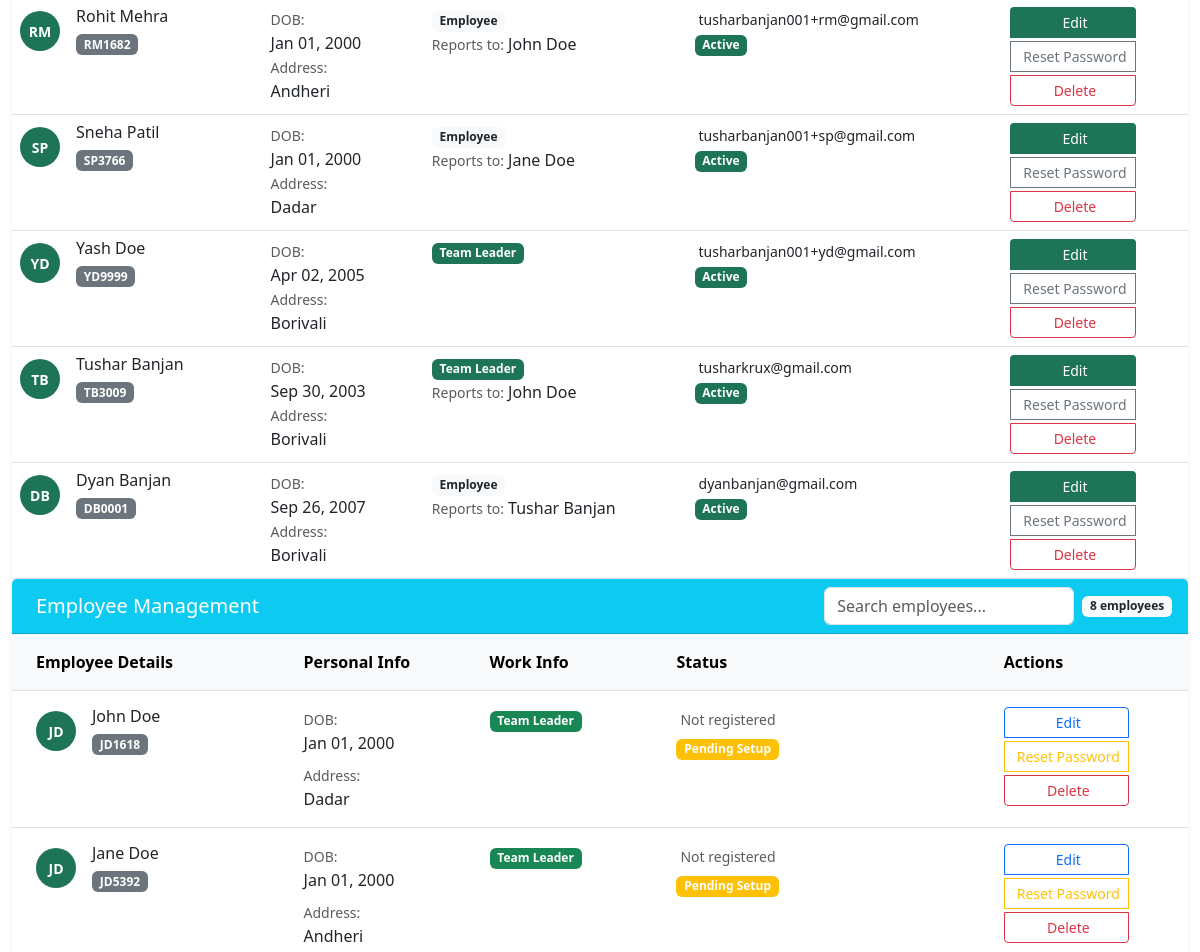
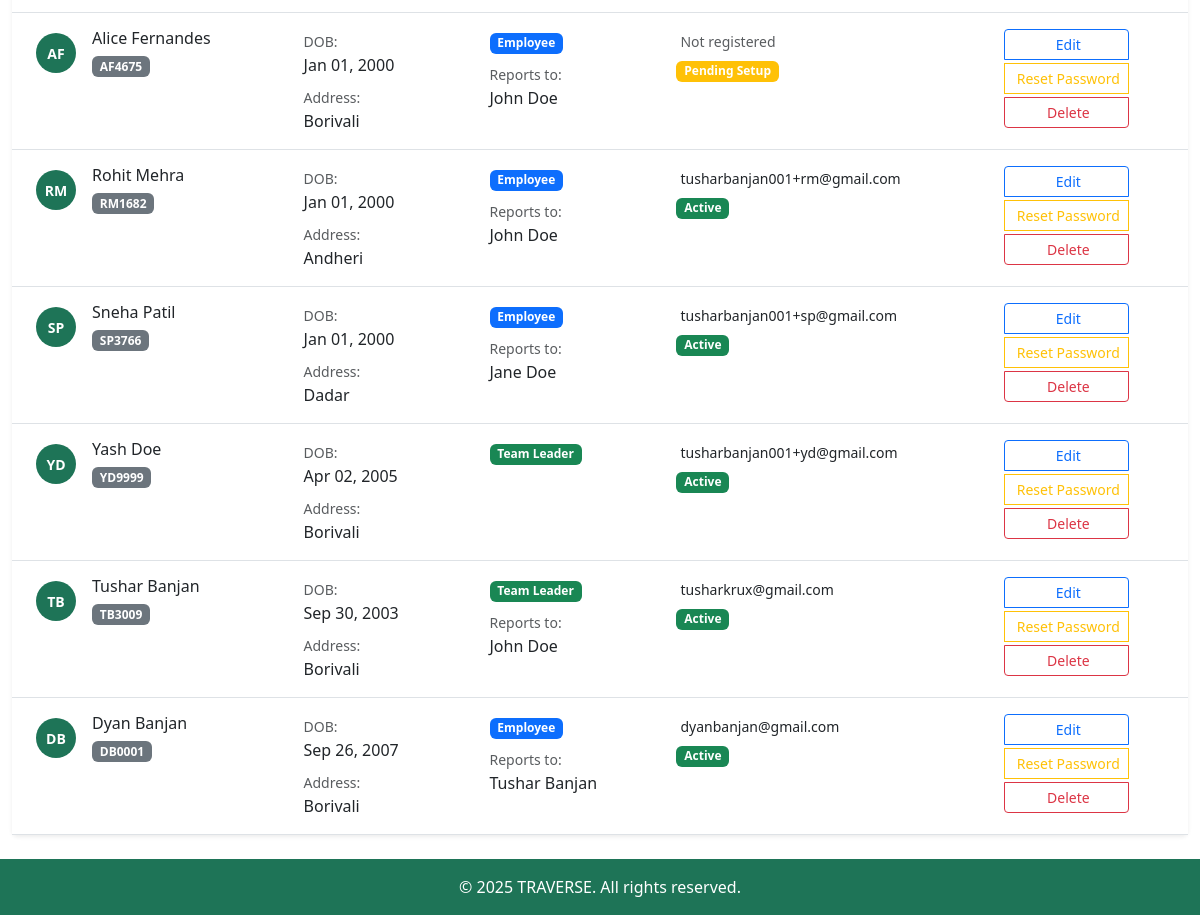
Page /admin_dashboard/ (signed in, lower part) on the earlier database version (2 pictures, top to bottom).
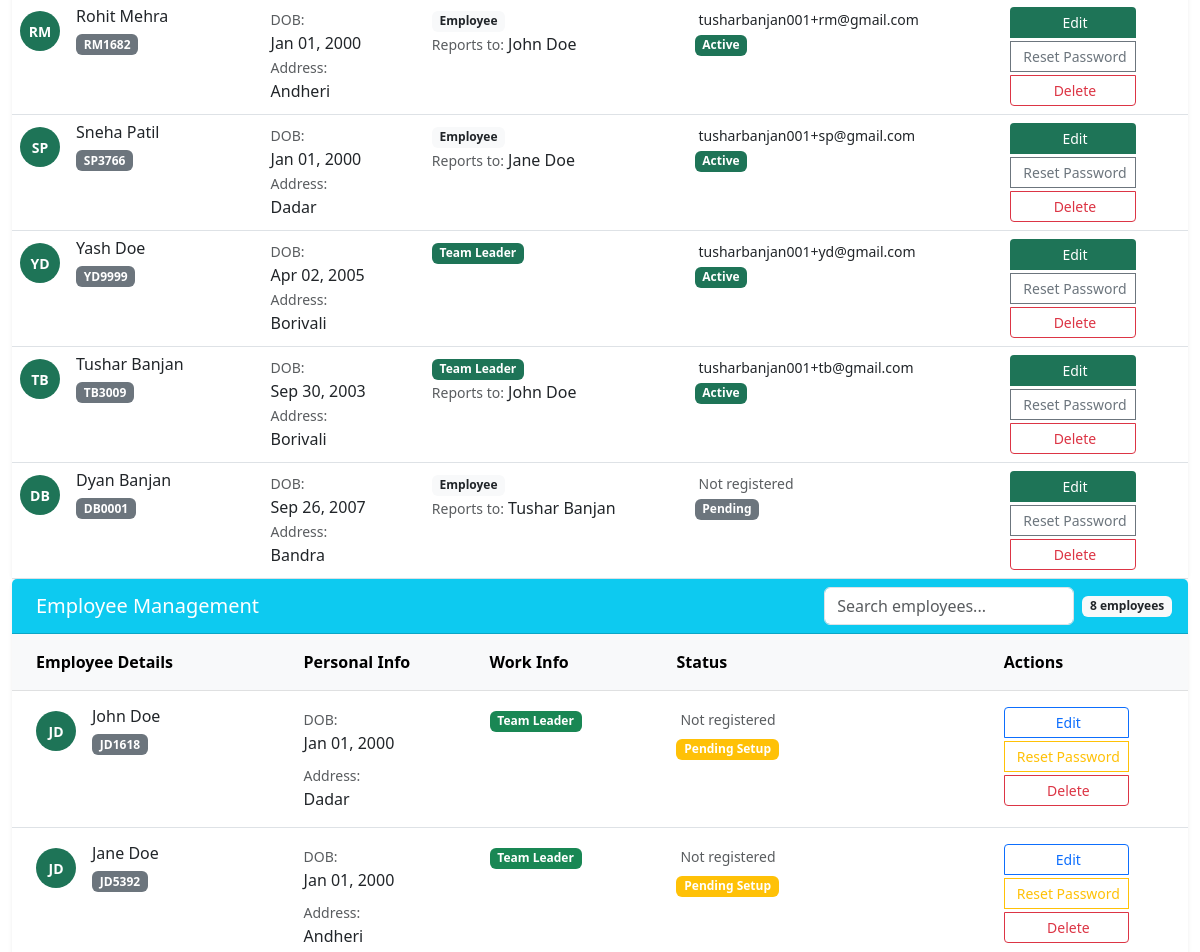
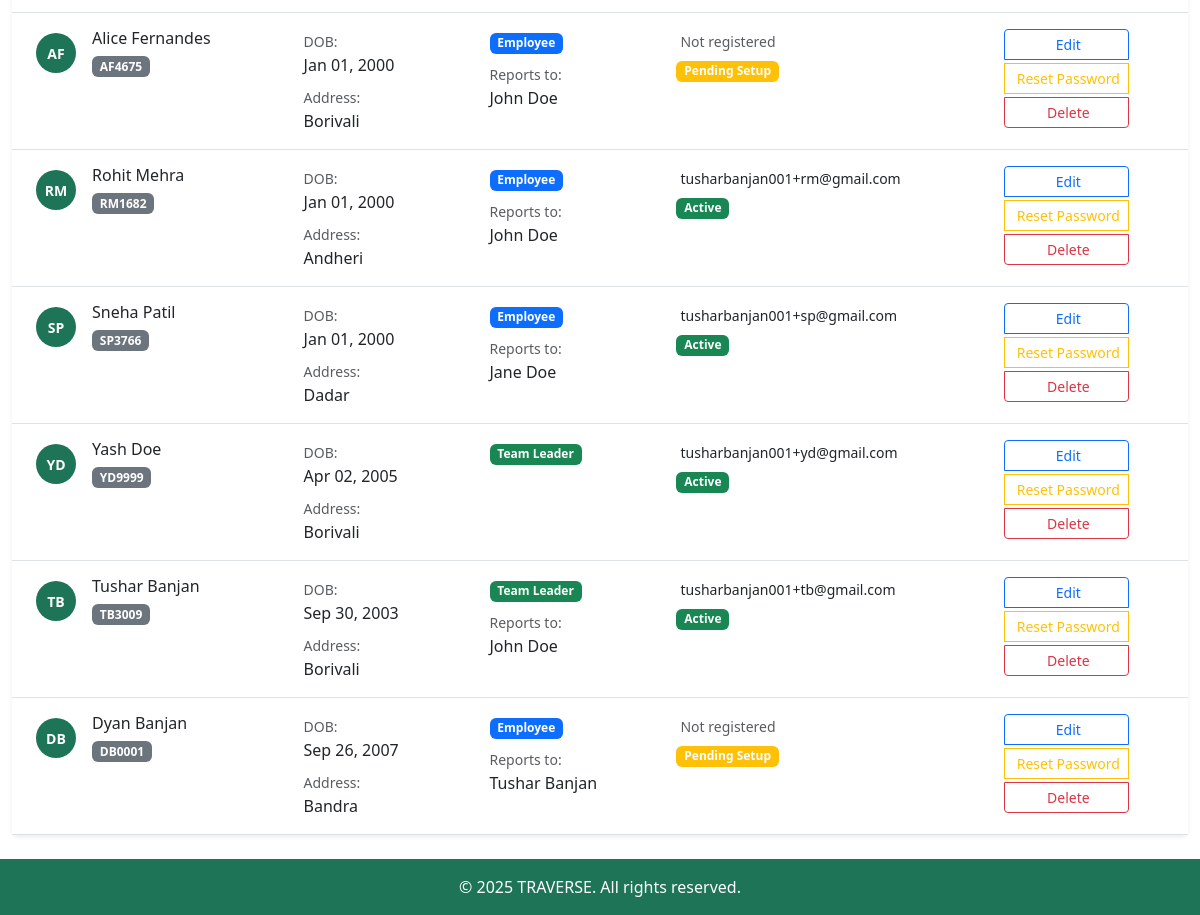
Same page on the later database version (2 pictures, top to bottom).
### main/models.py (models this page shows, shortened)
class User(AbstractUser):
    is_super_employee = models.BooleanField(default=False)
    employee_id = models.CharField(max_length=6, unique=True, blank=True)
    dob = models.DateField(null=True, blank=True)
    address = models.CharField(max_length=100, choices=[
        ('Borivali', 'Borivali'),
        ('Andheri', 'Andheri'),
        ('Dadar', 'Dadar'),
        ('Bandra', 'Bandra'),
        ('Churchgate', 'Churchgate'),
    ])
    team_leader = models.ForeignKey(
        'self',
        null=True,
        blank=True,
        on_delete=models.SET_NULL,
        related_name='team_members'
    )
    groups = models.ManyToManyField(
        'auth.Group',
        related_name='custom_user_set',
        blank=True,
        help_text='The groups this user belongs to.',
        verbose_name='groups'
    )
    user_permissions = models.ManyToManyField(
        'auth.Permission',
        related_name='custom_user_permissions_set',
        blank=True,
        help_text='Specific permissions for this user.',
        verbose_name='user permissions'
    )
    USERNAME_FIELD = 'employee_id'
    REQUIRED_FIELDS = ['username']

### main/views.py (the view, shortened to what this page needs)
# urls.py: path('admin_dashboard/', views.admin_dashboard, name='admin_dashboard'),
@login_required
@user_passes_test(is_admin)
def admin_dashboard(req):
    addresses = ['Borivali', 'Andheri', 'Dadar', 'Bandra', 'Churchgate']
    employees = User.objects.filter(is_superuser=False)
    team_leaders = User.objects.filter(is_super_employee=True)
    return render(req, "admin_dashboard.html", {
        "employees": employees,
        "team_leaders": team_leaders,
        "addresses": addresses
    })

### main/views.py (called while the page is built)
def is_admin(user):
    return user.is_superuser

### main/templates/admin_dashboard.html (shortened to what the changed rows need)
{% extends 'base.html' %}
{% block body %}
<div class="container-fluid py-4">
  <div class="row">
    <div class="col-12">
      <div class="card shadow-sm border-0">
        <div class="card-body p-0">
          <div class="table-responsive">
            <table class="table table-hover mb-0">
              <tbody id="employee-table-body">
                {% for user in employees %}
                <tr class="employee-row">
                  <td>
                    <div class="d-flex align-items-center">
                      <div class="avatar-circle me-3">
                        {{ user.first_name|first }}{{ user.last_name|first }}
                      </div>
                      <div>
                        <h6 class="mb-1">{{ user.first_name }} {{ user.last_name }}</h6>
                        <span class="badge bg-secondary">{{ user.employee_id }}</span>
                      </div>
                    </div>
                  </td>
                  <td>
                    <small class="text-muted">DOB:</small>
                    <div>{{ user.dob|date:'M d, Y' }}</div>
                    <small class="text-muted">Address:</small>
                    <div>{{ user.address }}</div>
                  </td>
                  <td>
                    {% if user.is_super_employee %}
                      <span class="badge text-white" style="background-color:#1e7457;">Team Leader</span>
                    {% else %}
                      <span class="badge bg-light text-dark">Employee</span>
                    {% endif %}
                    {% if user.team_leader %}
                      <div><small class="text-muted">Reports to:</small> {{ user.team_leader.get_full_name }}</div>
                    {% endif %}
                  </td>
                  <td>
                    {% if user.email %}
                      <div><small>{{ user.email }}</small></div>
                      <span class="badge text-white" style="background-color:#1e7457;">Active</span>
                    {% else %}
                      <div><small class="text-muted">Not registered</small></div>
                      <span class="badge bg-secondary">Pending</span>
                    {% endif %}
                  </td>
                  <td>
                    <div class="btn-group-vertical gap-1">
                      <button class="btn btn-sm text-white" style="background-color:#1e7457;" onclick="editEmployee({{ user.id }})">Edit</button>
                      <button class="btn btn-sm btn-outline-secondary" onclick="resetPassword({{ user.id }}, '{{ user.employee_id }}')">Reset Password</button>
                      <button class="btn btn-sm btn-outline-danger" onclick="deleteEmployee({{ user.id }}, '{{ user.get_full_name }}')">Delete</button>
                    </div>
                  </td>
                </tr>
                {% empty %}
                <tr>
                  <td colspan="5" class="text-center py-5">
                    <div class="text-muted"><i class="fas fa-users fa-3x mb-3"></i><p>No employees found.</p></div>
                  </td>
                </tr>
                {% endfor %}
              </tbody>
            </table>
          </div>
        </div>
      </div>
    </div>
  </div>
  <div class="row">
    <div class="col-12">
      <div class="card shadow-sm border-0">
        <div class="card-body p-0">
          <div class="table-responsive">
            <table class="table table-hover mb-0">
              <thead class="table-light">
                <tr>
                  <th class="px-4 py-3">Employee Details</th>
                  <th class="px-4 py-3">Personal Info</th>
                  <th class="px-4 py-3">Work Info</th>
                  <th class="px-4 py-3">Status</th>
                  <th class="px-4 py-3">Actions</th>
                </tr>
              </thead>
              <tbody id="employee-table-body">
                {% for user in employees %}
                  <tr class="employee-row">
                    <td class="px-4 py-3">
                      <div class="d-flex align-items-center">
                        <div class="avatar-circle me-3">
                          {{ user.first_name|first }}{{ user.last_name|first }}
                        </div>
                        <div>
                          <h6 class="mb-1">{{ user.first_name }} {{ user.last_name }}</h6>
                          <span class="badge bg-secondary">{{ user.employee_id }}</span>
                        </div>
                      </div>
                    </td>
                    <td class="px-4 py-3">
                      <div class="mb-2">
                        <small class="text-muted">DOB:</small>
                        <div>{{ user.dob|date:'M d, Y' }}</div>
                      </div>
                      <div>
                        <small class="text-muted">Address:</small>
                        <div>{{ user.address }}</div>
                      </div>
                    </td>
                    <td class="px-4 py-3">
                      <div class="mb-2">
                        {% if user.is_super_employee %}
                          <span class="badge bg-success">Team Leader</span>
                        {% else %}
                          <span class="badge bg-primary">Employee</span>
                        {% endif %}
                      </div>
                      {% if user.team_leader %}
                        <div>
                          <small class="text-muted">Reports to:</small>
                          <div>{{ user.team_leader.get_full_name }}</div>
                        </div>
                      {% endif %}
                    </td>
                    <td class="px-4 py-3">
                      {% if user.email %}
                        <div class="mb-1">
                          <small>{{ user.email }}</small>
                        </div>
                        <span class="badge bg-success">Active</span>
                      {% else %}
                        <div class="mb-1">
                          <small class="text-muted">Not registered</small>
                        </div>
                        <span class="badge bg-warning">Pending Setup</span>
                      {% endif %}
                    </td>
                    <td class="px-4 py-3">
                      <div class="btn-group-vertical gap-1">
                        <button class="btn btn-sm btn-outline-primary" onclick="editEmployee({{ user.id }})">
                          Edit
                        </button>
                        <button class="btn btn-sm btn-outline-warning" onclick="resetPassword({{ user.id }}, '{{ user.employee_id }}')">
                          Reset Password
                        </button>
                        <button class="btn btn-sm btn-outline-danger" onclick="deleteEmployee({{ user.id }}, '{{ user.get_full_name }}')">
                          Delete
                        </button>
                      </div>
                    </td>
                  </tr>
                {% endfor %}
              </tbody>
            </table>
          </div>
        </div>
      </div>
    </div>
  </div>
</div>
{% endblock %}

Differences in the rows shown:
removed User: first_name|first "D", last_name|first "B", first_name "Dyan", last_name "Banjan", employee_id "DB0001", dob "Sep 26, 2007", address "Borivali", is_super_employee "Employee", team_leader.get_full_name "Tushar Banjan", email "dyanbanjan@gmail.com"
changed User "Tushar": email "tusharkrux@gmail.com" → "tusharbanjan001+tb@gmail.com"
added User: first_name|first "D", last_name|first "B", first_name "Dyan", last_name "Banjan", employee_id "DB0001", dob "Sep 26, 2007", address "Bandra", is_super_employee "Employee", team_leader.get_full_name "Tushar Banjan", email "Not registered"
